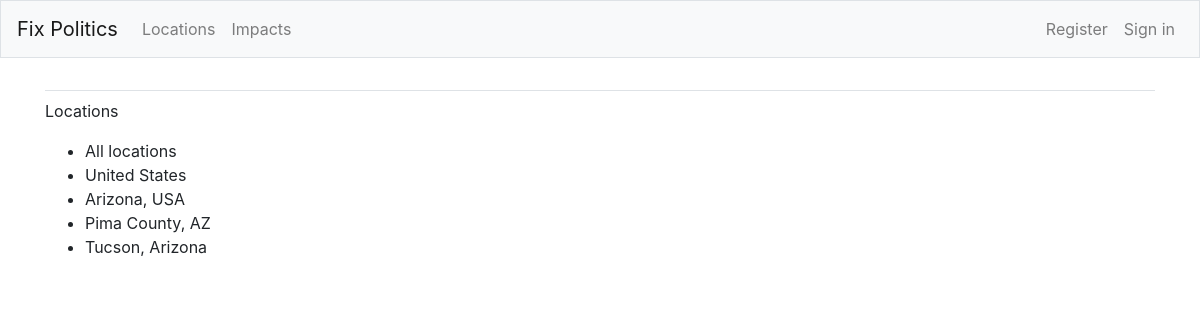
Page /locations/ on the earlier database version.
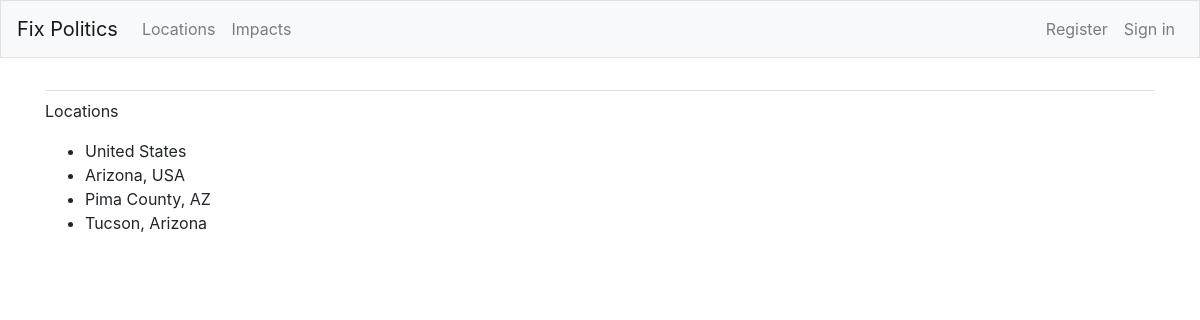
Same page on the later database version.
### fixpol/models.py (models this page shows)
class Location(models.Model):
    class Meta:
        app_label = 'fixpol'
    desc = models.CharField(max_length=80)
    shortname = models.CharField(max_length=20)
    hierarchy = models.CharField(max_length=200)
    govlevel = models.CharField(max_length=80)
    parent = models.ForeignKey('self', null=True,
            related_name='locations', on_delete=models.PROTECT)
    date_added = models.DateTimeField(auto_now_add=True)
    def __str__(self):
        return self.desc

### fixpol/views.py (the view)
# urls.py: path('locations/', views.locations, name='locations'),
def locations(request):
    locations = Location.objects.order_by('date_added')
    locations = locations.exclude(desc='world')
    context = {'locations': locations}
    return render(request, 'locations.html', context)

### fixpol/templates/locations.html
{% extends "base.html" %}
{% block content %}
<p>Locations</p>
<ul>
{% for location in locations %}
 <li>{{ location }}</li>
 {% empty %}
 <li>No locations have been added yet.</li>
 {% endfor %}
</ul>
{% endblock content %}

### fixpol/templates/base.html (shortened to what this page needs)
{% load bootstrap4 %}
<!doctype html>
<html lang="en">
<head>
{% bootstrap_css %}
</head>
<body>
<nav class="navbar navbar-expand-md navbar-light bg-light mb-4 border">
<a class="navbar-brand" href="{% url 'fixpol:index'%}">
           Fix Politics</a>
<div class="collapse navbar-collapse" id="navbarCollapse">
<ul class="navbar-nav mr-auto">
    <li class="nav-item">
    <a class="nav-link" href="{% url 'fixpol:locations'%}">
               Locations</a></li>
    <li class="nav-item">
    <a class="nav-link" href="{% url 'fixpol:impacts'%}">
               Impacts</a></li>
</ul>
<ul class="navbar-nav ml-auto">
{% if user.is_authenticated %}
<li class="nav-item">
    <span class="navbar-text">Hello, {{ user.username }}.</span>
</li>
<li class="nav-item">
    <a class="nav-link" href="{% url 'users:logout' %}">Sign out</a>
</li>
{% else %}
<li class="nav-item">
    <a class="nav-link" href="{% url 'users:register' %}">Register</a>
</li>
<li class="nav-item">
    <a class="nav-link" href="{% url 'users:login' %}">Sign in</a></li>
{% endif %}
</ul>
</div>
</nav>
<main role="main" class="container">
<div class="pb-2 mb-2 border-bottom">
       </div>
<div>
       {% block content %}{% endblock content %}
       </div>
</main>
</body>
</html>

Differences in the rows shown:
no longer on this page (row edited): Location: desc "All locations"
